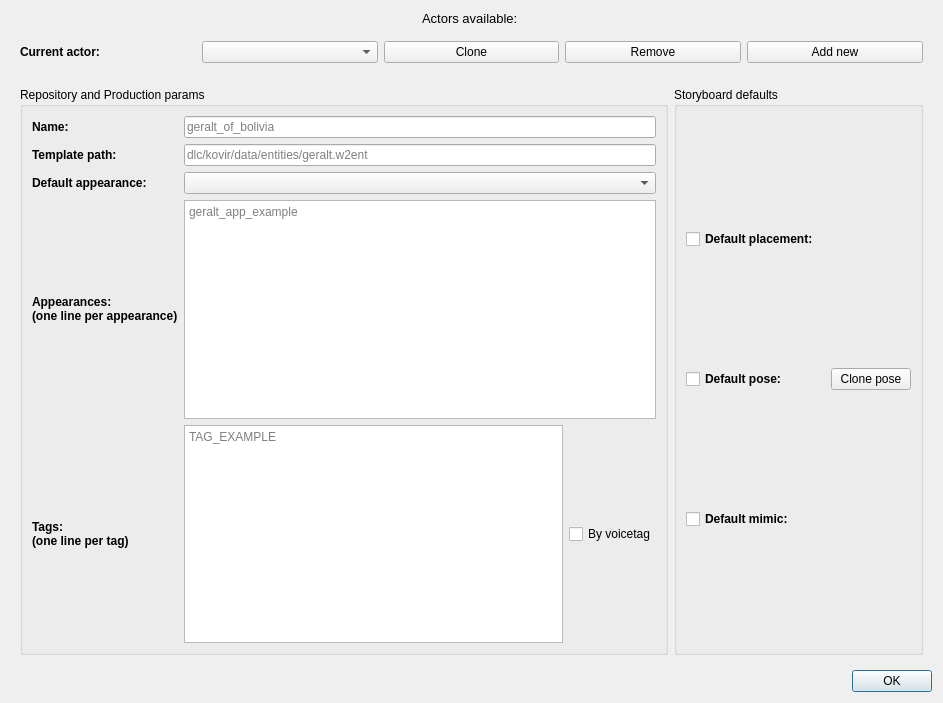
<?xml version="1.0" encoding="UTF-8"?>
<ui version="4.0">
 <class>RepoActorsDialog</class>
 <widget class="QDialog" name="RepoActorsDialog">
  <property name="geometry">
   <rect>
    <x>0</x>
    <y>0</y>
    <width>943</width>
    <height>703</height>
   </rect>
  </property>
  <property name="sizePolicy">
   <sizepolicy hsizetype="Expanding" vsizetype="Preferred">
    <horstretch>0</horstretch>
    <verstretch>0</verstretch>
   </sizepolicy>
  </property>
  <property name="windowTitle">
   <string>Dialog</string>
  </property>
  <layout class="QVBoxLayout" name="verticalLayout">
   <item>
    <widget class="QLabel" name="label">
     <property name="font">
      <font>
       <pointsize>10</pointsize>
      </font>
     </property>
     <property name="text">
      <string>Actors available: </string>
     </property>
     <property name="alignment">
      <set>Qt::AlignCenter</set>
     </property>
    </widget>
   </item>
   <item>
    <widget class="QWidget" name="widgetMain" native="true">
     <layout class="QHBoxLayout" name="horizontalLayout">
      <item>
       <widget class="QLabel" name="label_3">
        <property name="font">
         <font>
          <bold>true</bold>
         </font>
        </property>
        <property name="text">
         <string>Current actor:</string>
        </property>
       </widget>
      </item>
      <item>
       <widget class="QComboBox" name="boxActors">
        <property name="maxVisibleItems">
         <number>25</number>
        </property>
       </widget>
      </item>
      <item>
       <widget class="QPushButton" name="buttonCloneActor">
        <property name="text">
         <string>Clone</string>
        </property>
       </widget>
      </item>
      <item>
       <widget class="QPushButton" name="buttonRemoveActor">
        <property name="text">
         <string>Remove</string>
        </property>
       </widget>
      </item>
      <item>
       <widget class="QPushButton" name="buttonNewActor">
        <property name="sizePolicy">
         <sizepolicy hsizetype="Preferred" vsizetype="Fixed">
          <horstretch>0</horstretch>
          <verstretch>0</verstretch>
         </sizepolicy>
        </property>
        <property name="text">
         <string>Add new</string>
        </property>
       </widget>
      </item>
     </layout>
    </widget>
   </item>
   <item>
    <widget class="QWidget" name="widgetBottom" native="true">
     <layout class="QHBoxLayout" name="horizontalLayout_2">
      <item>
       <widget class="QGroupBox" name="groupLeft">
        <property name="font">
         <font>
          <italic>false</italic>
         </font>
        </property>
        <property name="title">
         <string>Repository and Production params</string>
        </property>
        <layout class="QGridLayout" name="gridLayout_3">
         <item row="0" column="0">
          <widget class="QLabel" name="labelName">
           <property name="font">
            <font>
             <italic>false</italic>
             <bold>true</bold>
            </font>
           </property>
           <property name="text">
            <string>Name:</string>
           </property>
          </widget>
         </item>
         <item row="0" column="1" colspan="2">
          <widget class="QLineEdit" name="lineName">
           <property name="placeholderText">
            <string>geralt_of_bolivia</string>
           </property>
          </widget>
         </item>
         <item row="1" column="0">
          <widget class="QLabel" name="labelPath">
           <property name="font">
            <font>
             <italic>false</italic>
             <bold>true</bold>
            </font>
           </property>
           <property name="text">
            <string>Template path:</string>
           </property>
          </widget>
         </item>
         <item row="1" column="1" colspan="2">
          <widget class="QLineEdit" name="linePath">
           <property name="placeholderText">
            <string>dlc/kovir/data/entities/geralt.w2ent</string>
           </property>
          </widget>
         </item>
         <item row="2" column="0">
          <widget class="QLabel" name="labelDefApp">
           <property name="font">
            <font>
             <italic>false</italic>
             <bold>true</bold>
            </font>
           </property>
           <property name="text">
            <string>Default appearance:</string>
           </property>
          </widget>
         </item>
         <item row="2" column="1" colspan="2">
          <widget class="QComboBox" name="boxDefApp"/>
         </item>
         <item row="3" column="0">
          <widget class="QLabel" name="labelApps">
           <property name="font">
            <font>
             <italic>false</italic>
             <bold>true</bold>
            </font>
           </property>
           <property name="text">
            <string>&lt;html&gt;&lt;head/&gt;&lt;body&gt;&lt;p&gt;Appearances:&lt;br/&gt;(one line per appearance)&lt;/p&gt;&lt;/body&gt;&lt;/html&gt;</string>
           </property>
          </widget>
         </item>
         <item row="3" column="1" colspan="2">
          <widget class="QPlainTextEdit" name="textApps">
           <property name="placeholderText">
            <string>geralt_app_example</string>
           </property>
          </widget>
         </item>
         <item row="4" column="0">
          <widget class="QLabel" name="labelTags">
           <property name="font">
            <font>
             <italic>false</italic>
             <bold>true</bold>
            </font>
           </property>
           <property name="text">
            <string>&lt;html&gt;&lt;head/&gt;&lt;body&gt;&lt;p&gt;Tags:&lt;br/&gt;(one line per tag)&lt;/p&gt;&lt;/body&gt;&lt;/html&gt;</string>
           </property>
          </widget>
         </item>
         <item row="4" column="1">
          <widget class="QPlainTextEdit" name="textTags">
           <property name="placeholderText">
            <string>TAG_EXAMPLE</string>
           </property>
          </widget>
         </item>
         <item row="4" column="2">
          <widget class="QCheckBox" name="checkVoicetag">
           <property name="text">
            <string>By voicetag</string>
           </property>
          </widget>
         </item>
        </layout>
       </widget>
      </item>
      <item>
       <widget class="QGroupBox" name="groupRight">
        <property name="title">
         <string>Storyboard defaults</string>
        </property>
        <layout class="QGridLayout" name="gridLayout_4">
         <item row="0" column="0">
          <widget class="QCheckBox" name="checkPlacement">
           <property name="sizePolicy">
            <sizepolicy hsizetype="Preferred" vsizetype="Fixed">
             <horstretch>0</horstretch>
             <verstretch>0</verstretch>
            </sizepolicy>
           </property>
           <property name="font">
            <font>
             <bold>true</bold>
            </font>
           </property>
           <property name="text">
            <string>Default placement:</string>
           </property>
          </widget>
         </item>
         <item row="0" column="1" colspan="2">
          <widget class="InputPlacement" name="widgetPlacement" native="true">
           <property name="sizePolicy">
            <sizepolicy hsizetype="Expanding" vsizetype="Fixed">
             <horstretch>0</horstretch>
             <verstretch>0</verstretch>
            </sizepolicy>
           </property>
          </widget>
         </item>
         <item row="1" column="0">
          <widget class="QCheckBox" name="checkPose">
           <property name="font">
            <font>
             <bold>true</bold>
            </font>
           </property>
           <property name="text">
            <string>Default pose:</string>
           </property>
          </widget>
         </item>
         <item row="1" column="1">
          <widget class="InputPose" name="widgetPose" native="true"/>
         </item>
         <item row="1" column="2">
          <widget class="QPushButton" name="buttonClonePose">
           <property name="text">
            <string>Clone pose</string>
           </property>
          </widget>
         </item>
         <item row="2" column="0">
          <widget class="QCheckBox" name="checkMimicPose">
           <property name="font">
            <font>
             <bold>true</bold>
            </font>
           </property>
           <property name="text">
            <string>Default mimic:</string>
           </property>
          </widget>
         </item>
         <item row="2" column="1" colspan="2">
          <widget class="InputMimicPose" name="widgetMimicPose" native="true"/>
         </item>
        </layout>
       </widget>
      </item>
     </layout>
    </widget>
   </item>
   <item>
    <widget class="QDialogButtonBox" name="buttonBox">
     <property name="orientation">
      <enum>Qt::Horizontal</enum>
     </property>
     <property name="standardButtons">
      <set>QDialogButtonBox::Ok</set>
     </property>
    </widget>
   </item>
  </layout>
 </widget>
 <customwidgets>
  <customwidget>
   <class>InputPlacement</class>
   <extends>QWidget</extends>
   <header>InputPlacement.h</header>
   <container>1</container>
  </customwidget>
  <customwidget>
   <class>InputPose</class>
   <extends>QWidget</extends>
   <header>InputPose.h</header>
   <container>1</container>
  </customwidget>
  <customwidget>
   <class>InputMimicPose</class>
   <extends>QWidget</extends>
   <header>InputMimicPose.h</header>
   <container>1</container>
  </customwidget>
 </customwidgets>
 <resources/>
 <connections>
  <connection>
   <sender>buttonBox</sender>
   <signal>accepted()</signal>
   <receiver>RepoActorsDialog</receiver>
   <slot>accept()</slot>
   <hints>
    <hint type="sourcelabel">
     <x>248</x>
     <y>254</y>
    </hint>
    <hint type="destinationlabel">
     <x>157</x>
     <y>274</y>
    </hint>
   </hints>
  </connection>
  <connection>
   <sender>buttonBox</sender>
   <signal>rejected()</signal>
   <receiver>RepoActorsDialog</receiver>
   <slot>reject()</slot>
   <hints>
    <hint type="sourcelabel">
     <x>316</x>
     <y>260</y>
    </hint>
    <hint type="destinationlabel">
     <x>286</x>
     <y>274</y>
    </hint>
   </hints>
  </connection>
 </connections>
</ui>
